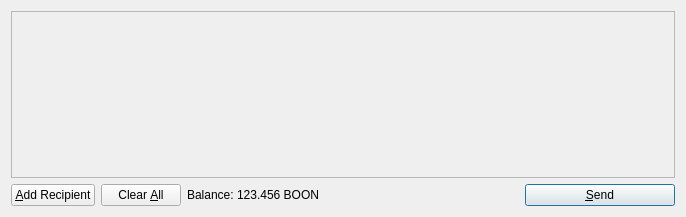
<?xml version="1.0" encoding="UTF-8"?>
<ui version="4.0">
 <class>SendCoinsDialog</class>
 <widget class="QDialog" name="SendCoinsDialog">
  <property name="geometry">
   <rect>
    <x>0</x>
    <y>0</y>
    <width>686</width>
    <height>217</height>
   </rect>
  </property>
  <property name="windowTitle">
   <string>Send Coins</string>
  </property>
  <layout class="QVBoxLayout" name="verticalLayout">
   <item>
    <widget class="QScrollArea" name="scrollArea">
     <property name="widgetResizable">
      <bool>true</bool>
     </property>
     <widget class="QWidget" name="scrollAreaWidgetContents">
      <property name="geometry">
       <rect>
        <x>0</x>
        <y>0</y>
        <width>666</width>
        <height>165</height>
       </rect>
      </property>
      <layout class="QVBoxLayout" name="verticalLayout_2">
       <property name="margin">
        <number>0</number>
       </property>
       <item>
        <layout class="QVBoxLayout" name="entries">
         <property name="spacing">
          <number>6</number>
         </property>
        </layout>
       </item>
       <item>
        <spacer name="verticalSpacer">
         <property name="orientation">
          <enum>Qt::Vertical</enum>
         </property>
         <property name="sizeHint" stdset="0">
          <size>
           <width>20</width>
           <height>40</height>
          </size>
         </property>
        </spacer>
       </item>
      </layout>
     </widget>
    </widget>
   </item>
   <item>
    <layout class="QHBoxLayout" name="horizontalLayout">
     <item>
      <widget class="QPushButton" name="addButton">
       <property name="toolTip">
        <string>Send to multiple recipients at once</string>
       </property>
       <property name="text">
        <string>&amp;Add Recipient</string>
       </property>
       <property name="icon">
        <iconset resource="../bitcoin.qrc">
         <normaloff>:/icons/add</normaloff>:/icons/add</iconset>
       </property>
       <property name="autoDefault">
        <bool>false</bool>
       </property>
      </widget>
     </item>
     <item>
      <widget class="QPushButton" name="clearButton">
       <property name="sizePolicy">
        <sizepolicy hsizetype="Minimum" vsizetype="Fixed">
         <horstretch>0</horstretch>
         <verstretch>0</verstretch>
        </sizepolicy>
       </property>
       <property name="toolTip">
        <string>Remove all transaction fields</string>
       </property>
       <property name="text">
        <string>Clear &amp;All</string>
       </property>
       <property name="icon">
        <iconset resource="../bitcoin.qrc">
         <normaloff>:/icons/remove</normaloff>:/icons/remove</iconset>
       </property>
       <property name="autoRepeatDelay">
        <number>300</number>
       </property>
       <property name="autoDefault">
        <bool>false</bool>
       </property>
      </widget>
     </item>
     <item>
      <layout class="QHBoxLayout" name="horizontalLayout_2">
       <property name="spacing">
        <number>3</number>
       </property>
       <item>
        <widget class="QLabel" name="label">
         <property name="text">
          <string>Balance:</string>
         </property>
        </widget>
       </item>
       <item>
        <widget class="QLabel" name="labelBalance">
         <property name="cursor">
          <cursorShape>IBeamCursor</cursorShape>
         </property>
         <property name="text">
          <string>123.456 BOON</string>
         </property>
         <property name="textInteractionFlags">
          <set>Qt::LinksAccessibleByMouse|Qt::TextSelectableByKeyboard|Qt::TextSelectableByMouse</set>
         </property>
        </widget>
       </item>
      </layout>
     </item>
     <item>
      <spacer name="horizontalSpacer">
       <property name="orientation">
        <enum>Qt::Horizontal</enum>
       </property>
       <property name="sizeHint" stdset="0">
        <size>
         <width>40</width>
         <height>20</height>
        </size>
       </property>
      </spacer>
     </item>
     <item>
      <widget class="QPushButton" name="sendButton">
       <property name="minimumSize">
        <size>
         <width>150</width>
         <height>0</height>
        </size>
       </property>
       <property name="toolTip">
        <string>Confirm the send action</string>
       </property>
       <property name="text">
        <string>&amp;Send</string>
       </property>
       <property name="icon">
        <iconset resource="../bitcoin.qrc">
         <normaloff>:/icons/send</normaloff>:/icons/send</iconset>
       </property>
       <property name="default">
        <bool>true</bool>
       </property>
      </widget>
     </item>
    </layout>
   </item>
  </layout>
 </widget>
 <resources>
  <include location="../bitcoin.qrc"/>
 </resources>
 <connections/>
</ui>
